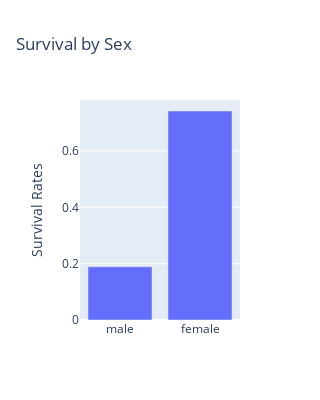

Write notebook code for a chart like this one.
### Markdown cell above
### Who was more likely to survive Female or Male?

### Code cell
# Normalized male survival
male_survival = titanic_df1["Survived"][titanic_df1["Sex"] == 'male'].value_counts(normalize = True)
# Normalized female survival
female_survival = titanic_df1["Survived"][titanic_df1["Sex"] == 'female'].value_counts(normalize = True)

# Survival by Sex
x0 = ['male', 'female']
y0 = [male_survival[1], female_survival[1]]
data = [go.Bar(
        x=x0,
        y=y0
    )]
layout = go.Layout(autosize = False, width = 300, height = 400,
              yaxis = dict(title = 'Survival Rates'),
              title = 'Survival by Sex')
fig1 = go.Figure(data = data, layout = layout)
fig1.show()

### Figure 1 — Plotly figure (JSON) as saved in the notebook; plotly's stock layout.template omitted (floating-point values rounded to 4 significant figures)
{"data": [{"type": "bar", "x": ["male", "female"], "y": [0.1889, 0.742]}], "layout": {"autosize": false, "height": 400, "title": {"text": "Survival by Sex"}, "width": 300, "yaxis": {"title": {"text": "Survival Rates"}}}}
